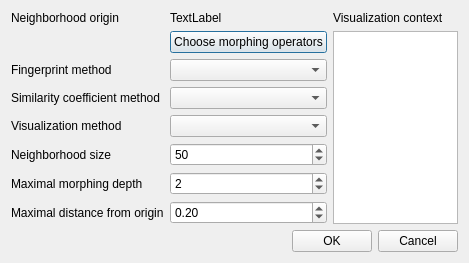
<?xml version="1.0" encoding="UTF-8"?>
<ui version="4.0">
 <class>NeighborhoodDialog</class>
 <widget class="QDialog" name="NeighborhoodDialog">
  <property name="geometry">
   <rect>
    <x>0</x>
    <y>0</y>
    <width>469</width>
    <height>257</height>
   </rect>
  </property>
  <property name="windowTitle">
   <string>Generate neighborhood</string>
  </property>
  <layout class="QVBoxLayout" name="verticalLayout_2">
   <item>
    <layout class="QGridLayout" name="gridLayout">
     <item row="0" column="0">
      <layout class="QFormLayout" name="formLayout1">
       <item row="0" column="0">
        <widget class="QLabel" name="labelOrigin">
         <property name="text">
          <string>Neighborhood origin</string>
         </property>
        </widget>
       </item>
       <item row="0" column="1">
        <widget class="QLabel" name="labelOriginFormula">
         <property name="text">
          <string>TextLabel</string>
         </property>
        </widget>
       </item>
       <item row="1" column="1">
        <widget class="QPushButton" name="buttonChemOperSelector">
         <property name="text">
          <string>Choose morphing operators</string>
         </property>
        </widget>
       </item>
       <item row="2" column="0">
        <widget class="QLabel" name="labelFingerprintSelector">
         <property name="text">
          <string>Fingerprint method</string>
         </property>
        </widget>
       </item>
       <item row="2" column="1">
        <widget class="QComboBox" name="comboFingerprintSelector"/>
       </item>
       <item row="3" column="0">
        <widget class="QLabel" name="labelSimCoeffSelector">
         <property name="text">
          <string>Similarity coefficient method</string>
         </property>
        </widget>
       </item>
       <item row="3" column="1">
        <widget class="QComboBox" name="comboSimCoeffSelector"/>
       </item>
       <item row="4" column="0">
        <widget class="QLabel" name="labelDimRedSelector">
         <property name="text">
          <string>Visualization method</string>
         </property>
        </widget>
       </item>
       <item row="4" column="1">
        <widget class="QComboBox" name="comboDimRedSelector"/>
       </item>
       <item row="5" column="0">
        <widget class="QLabel" name="labelAttemptCount">
         <property name="text">
          <string>Neighborhood size</string>
         </property>
        </widget>
       </item>
       <item row="5" column="1">
        <widget class="QSpinBox" name="spinBoxAttemptCount">
         <property name="maximum">
          <number>9999</number>
         </property>
         <property name="value">
          <number>50</number>
         </property>
        </widget>
       </item>
       <item row="6" column="0">
        <widget class="QLabel" name="labelMaxDepth">
         <property name="text">
          <string>Maximal morphing depth</string>
         </property>
        </widget>
       </item>
       <item row="6" column="1">
        <widget class="QSpinBox" name="spinBoxMaxDepth">
         <property name="minimum">
          <number>1</number>
         </property>
         <property name="maximum">
          <number>99</number>
         </property>
         <property name="value">
          <number>2</number>
         </property>
        </widget>
       </item>
       <item row="7" column="0">
        <widget class="QLabel" name="labelMaxDistance">
         <property name="text">
          <string>Maximal distance from origin</string>
         </property>
        </widget>
       </item>
       <item row="7" column="1">
        <widget class="QDoubleSpinBox" name="doubleSpinBoxMaxDistance">
         <property name="maximum">
          <double>1.000000000000000</double>
         </property>
         <property name="singleStep">
          <double>0.010000000000000</double>
         </property>
         <property name="value">
          <double>0.200000000000000</double>
         </property>
        </widget>
       </item>
      </layout>
     </item>
     <item row="0" column="1">
      <layout class="QVBoxLayout" name="verticalLayout">
       <item>
        <widget class="QLabel" name="labelContext">
         <property name="text">
          <string>Visualization context</string>
         </property>
        </widget>
       </item>
       <item>
        <widget class="QListWidget" name="listWidgetContext">
         <property name="sizePolicy">
          <sizepolicy hsizetype="Preferred" vsizetype="Expanding">
           <horstretch>0</horstretch>
           <verstretch>0</verstretch>
          </sizepolicy>
         </property>
        </widget>
       </item>
      </layout>
     </item>
    </layout>
   </item>
   <item>
    <layout class="QHBoxLayout" name="horizontalLayout">
     <item>
      <spacer name="horizontalSpacer">
       <property name="orientation">
        <enum>Qt::Horizontal</enum>
       </property>
       <property name="sizeHint" stdset="0">
        <size>
         <width>40</width>
         <height>20</height>
        </size>
       </property>
      </spacer>
     </item>
     <item>
      <widget class="QPushButton" name="buttonOk">
       <property name="text">
        <string>OK</string>
       </property>
      </widget>
     </item>
     <item>
      <widget class="QPushButton" name="buttonCancel">
       <property name="text">
        <string>Cancel</string>
       </property>
      </widget>
     </item>
    </layout>
   </item>
  </layout>
 </widget>
 <resources/>
 <connections/>
</ui>
